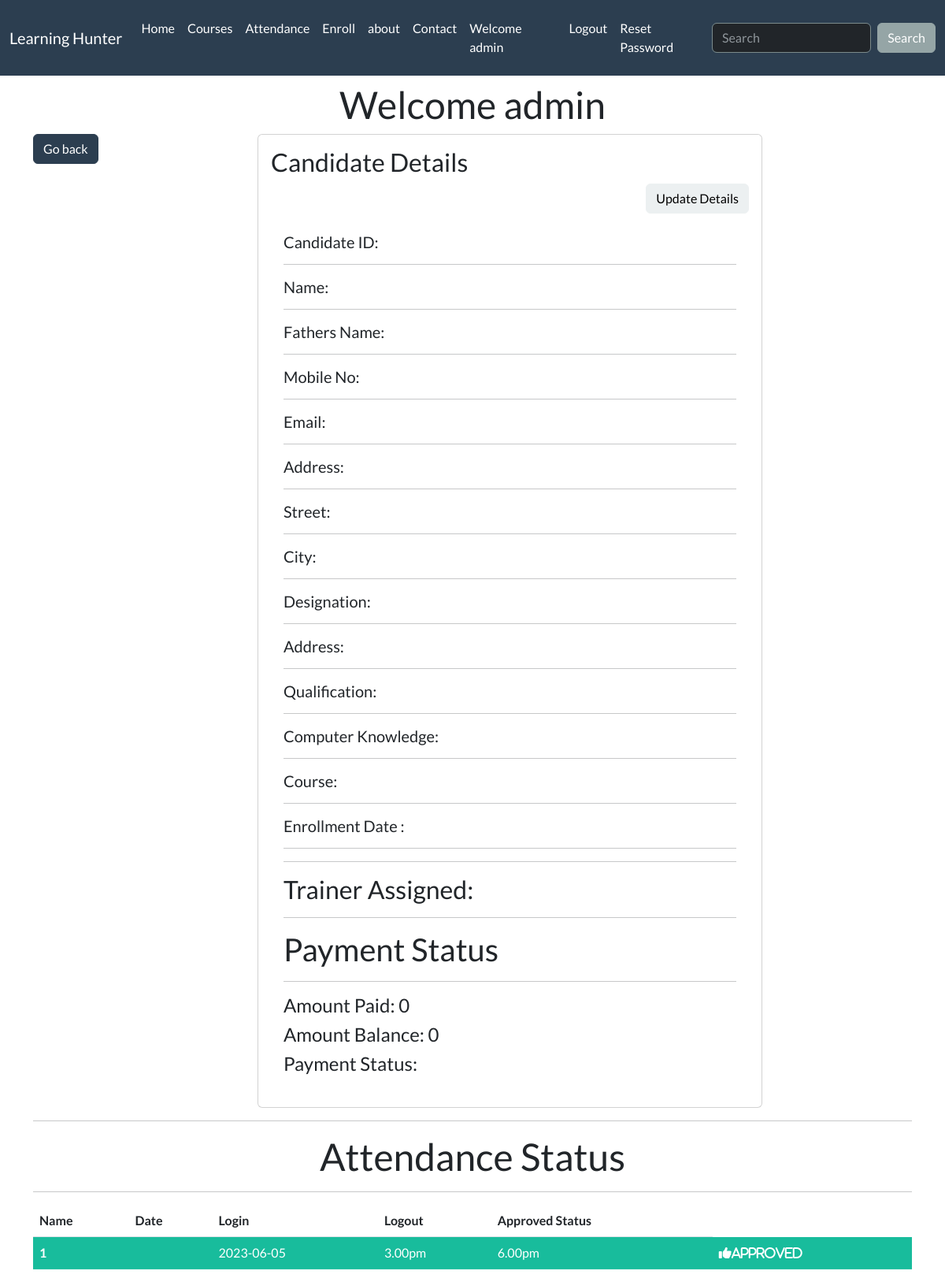
/profile/ (signed in), run on the app's committed database.
### core/models.py (models this page shows, shortened)
class Attendance(models.Model):
    name = models.CharField(max_length=100)
    email = models.EmailField(max_length=70)
    date = models.CharField(max_length=50)
    logintime = models.CharField(max_length=50)
    logouttime = models.CharField(max_length=50)
    approved = models.BooleanField(default=False)

### core/views.py (the view)
# urls.py: path('profile/', views.profile, name='profile'),
def profile(request):
    if not request.user.is_authenticated:
        messages.warning(request, 'Please login & Register to connect with us')
        return redirect('/signin')
    currentuser = request.user
    details = Register.objects.filter(email=currentuser.email).first()  # Get the Register object for the current user
    payment = Payments.objects.all()  # Get payment records for the current user
    paymentstatus = ""
    amount = 0
    balance = 0
    for payment_record in payment:
        paymentstatus = payment_record.status
        amount = payment_record.amountPaid
        balance = payment_record.balance
    paymentstats = {'paymentstatus': paymentstatus, 'amount': amount, 'balance': balance}
    attendanceStats = Attendance.objects.all()
    context = {'details': details, 'status': paymentstats, 'attendanceStats': attendanceStats}
    return render(request, 'profile.html', context)

### templates/profile.html (shortened to what this page needs)
{% extends 'index.html' %}
{% block pbody %}
<div class="container mt-2">
    <h1 class="text-center" >Welcome {{request.user}}</h1>
    <div class="row">
        <div class="col-md-3">
            <div><a href="/" class="btn btn-primary">Go back</a></div>
        </div>
        <div class="col-md-7">
            <div class="card p-3">
              <div class="card-title">
                <h3>Candidate Details</h3>
                  <div class="d-grid gap-2 d-md-flex justify-content-md-end">
                      <a href="/profileupdate/{{details.candidateId}}/" class="btn btn-light d-grid gap-2 d-md-flex justify-content-md-end">Update Details</a>
                  </div>
              </div>
            <div class="card-body">
                <h5>Candidate ID: <b>{{details.candidateId}}</b></h5><hr/>
                <h5>Name: <b>{{details.first_name}} {{details.last_name}}</b></h5><hr/>
                <h5>Fathers Name: <b>{{details.fathers_name}}</b></h5><hr/>
                <h5>Mobile No: <b>{{details.Phone_number}}</b></h5><hr/>
                <h5>Email: <b>{{details.email}}</b></h5><hr/>
                <h5>Address: <b>{{details.address}}</b></h5><hr/>
                <h5>Street: <b>{{details.street}}</b></h5><hr/>
                <h5>City: <b>{{details.city}}</b></h5><hr/>
                <h5>Designation: <b>{{details.designation}}</b></h5><hr/>
                <h5>Address: <b>{{details.address}}</b></h5><hr/>
                <h5>Qualification: <b>{{details.qualification}}</b></h5><hr/>
                <h5>Computer Knowledge: <b>{{details.computer_knowledge}}</b></h5><hr/>
                <h5>Course: <b>{{details.course}}</b></h5><hr/>
                <h5>Enrollment Date : <b>{{details.timestamp}}</b></h5><hr/>
                <hr>
                <h3>Trainer Assigned: {{details.trainer}} </h3>
                <hr>
                <h2>Payment Status</h2>
                <hr>
                <h4>Amount Paid: {{status.amount}}</h4>
                <h4>Amount Balance: {{status.balance}}</h4>
                <h4>Payment Status: {{status.paymentstatus}}</h4>
            </div>
        </div>
    </div>
</div>
</div>
<div class="container mt-2">
    <hr>
<h1 class="text-center">Attendance Status</h1>
    <hr>
    <table class="table">
  <thead class="thread-dark">
    <tr>
      <th scope="col">Name</th>
        <th scope="col">Date</th>
      <th scope="col">Login</th>
      <th scope="col">Logout</th>
      <th scope="col">Approved Status</th>
    </tr>
  </thead>
  <tbody>
  {% for atd in attendanceStats %}
    <tr class="table-success">
      <th scope="row">1</th>
      <td>{{atd.username}}</td>
      <td>{{atd.date}}</td>
      <td>{{atd.logintime}}</td>
      <td>{{atd.logouttime}}</td>
         {% if atd.approved  %}
              <td><i class="fa-solid fa-thumbs-up" >Approved</i></td>
         {% else %}
              <td><i class="fa-solid fa-circle-xmark" > Not Approved</i></td>
        {% endif %}
    </tr>
  {% endfor %}
  </tbody>
</table>
</div>
{% endblock pbody %}

### templates/navbar.html (shortened to what this page needs)
{% load static %}
<nav class="navbar navbar-expand-lg bg-primary" data-bs-theme="dark">
  <div class="container-fluid">
    <a class="navbar-brand" href="{% url 'index' %}">Learning Hunter</a>
    <div class="collapse navbar-collapse" id="navbarColor01">
      <ul class="navbar-nav me-auto ">
        <li class="nav-item">
          <a class="nav-link {% block home %} {% endblock home %}" href="{% url 'index' %}">Home
          </a>
        </li>
        <li class="nav-item">
          <a class="nav-link {% block course %} {% endblock course %}" href="{% url 'courses' %}">Courses</a>
        </li>
        <li class="nav-item">
          <a class="nav-link {% block attendance %} {% endblock attendance %}" href="{% url 'attendance' %}">Attendance</a>
        </li>
        <li class="nav-item">
          <a class="nav-link {% block enroll %} {% endblock enroll %}" href="{% url 'enroll' %}">Enroll</a>
        </li>
        <li class="nav-item">
          <a class="nav-link {% block about %} {% endblock about %}" href="{% url 'about' %}">about</a>
        </li>
        <li class="nav-item">
          <a class="nav-link {% block contact %} {% endblock contact %}" href="{% url 'contact' %}">Contact</a>
        </li>
                               {% if request.user.is_authenticated %}
        <li class="nav-item">
          <a class="nav-link {% block signin %} {% endblock signin %}" href="{% url 'profile' %}">Welcome {{request.user}}</a>
        </li>
        <li class="nav-item">
          <a class="nav-link {% block logout %} {% endblock logout %}" href="{% url 'logout' %}">Logout</a>
        </li>
        <li>
          <a class="nav-link {% block reset_pass %} {% endblock reset_pass %}" href="{% url 'reset_pass' %}">Reset Password</a>
        </li>
                    {% endif %}
      </ul>
      <form class="d-flex">
        <input class="form-control me-sm-2" type="search" placeholder="Search">
        <button class="btn btn-secondary my-2 my-sm-0" type="submit">Search</button>
      </form>
    </div>
  </div>
</nav>

### data on the page
Attendance: date "2023-06-05", logintime "3.00pm", logouttime "6.00pm", approved "Approved"

### other printed values
{{ request.user }} "admin"
{{ status.amount }} "0"
{{ status.balance }} "0"
